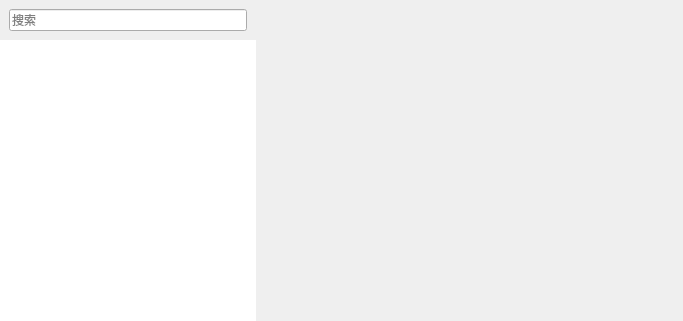
<?xml version="1.0" encoding="UTF-8"?>
<ui version="4.0">
 <class>GroupsMgrPage</class>
 <widget class="QWidget" name="GroupsMgrPage">
  <property name="geometry">
   <rect>
    <x>0</x>
    <y>0</y>
    <width>683</width>
    <height>321</height>
   </rect>
  </property>
  <property name="styleSheet">
   <string notr="true"/>
  </property>
  <layout class="QHBoxLayout" name="horizontalLayout">
   <property name="spacing">
    <number>0</number>
   </property>
   <property name="leftMargin">
    <number>0</number>
   </property>
   <property name="topMargin">
    <number>0</number>
   </property>
   <property name="rightMargin">
    <number>0</number>
   </property>
   <property name="bottomMargin">
    <number>0</number>
   </property>
   <item>
    <widget class="QWidget" name="msgLeftBar" native="true">
     <property name="sizePolicy">
      <sizepolicy hsizetype="Fixed" vsizetype="Preferred">
       <horstretch>0</horstretch>
       <verstretch>0</verstretch>
      </sizepolicy>
     </property>
     <layout class="QVBoxLayout" name="verticalLayout">
      <property name="spacing">
       <number>0</number>
      </property>
      <property name="leftMargin">
       <number>0</number>
      </property>
      <property name="topMargin">
       <number>0</number>
      </property>
      <property name="rightMargin">
       <number>0</number>
      </property>
      <property name="bottomMargin">
       <number>0</number>
      </property>
      <item>
       <widget class="QWidget" name="gSearchWidget" native="true">
        <property name="sizePolicy">
         <sizepolicy hsizetype="Preferred" vsizetype="Fixed">
          <horstretch>0</horstretch>
          <verstretch>0</verstretch>
         </sizepolicy>
        </property>
        <layout class="QHBoxLayout" name="leftTopBarLayout">
         <item>
          <widget class="CRLineEdit" name="searchEdt">
           <property name="sizePolicy">
            <sizepolicy hsizetype="Expanding" vsizetype="Expanding">
             <horstretch>0</horstretch>
             <verstretch>0</verstretch>
            </sizepolicy>
           </property>
           <property name="placeholderText">
            <string>搜索</string>
           </property>
          </widget>
         </item>
        </layout>
       </widget>
      </item>
      <item>
       <widget class="QListWidget" name="groupList">
        <property name="frameShape">
         <enum>QFrame::NoFrame</enum>
        </property>
        <property name="lineWidth">
         <number>0</number>
        </property>
        <property name="editTriggers">
         <set>QAbstractItemView::NoEditTriggers</set>
        </property>
        <property name="selectionMode">
         <enum>QAbstractItemView::SingleSelection</enum>
        </property>
       </widget>
      </item>
     </layout>
    </widget>
   </item>
   <item>
    <widget class="QWidget" name="clientArea" native="true">
     <layout class="QVBoxLayout" name="clientLayout">
      <property name="spacing">
       <number>0</number>
      </property>
      <property name="leftMargin">
       <number>0</number>
      </property>
      <property name="topMargin">
       <number>0</number>
      </property>
      <property name="rightMargin">
       <number>0</number>
      </property>
      <property name="bottomMargin">
       <number>0</number>
      </property>
      <item>
       <widget class="CRDialogBtns" name="crDlgBtns" native="true"/>
      </item>
      <item>
       <widget class="QWidget" name="defaultPage" native="true">
        <layout class="QVBoxLayout" name="verticalLayout_2">
         <property name="spacing">
          <number>0</number>
         </property>
         <property name="leftMargin">
          <number>0</number>
         </property>
         <property name="topMargin">
          <number>0</number>
         </property>
         <property name="rightMargin">
          <number>0</number>
         </property>
         <property name="bottomMargin">
          <number>0</number>
         </property>
         <item>
          <spacer name="verticalSpacer_2">
           <property name="orientation">
            <enum>Qt::Vertical</enum>
           </property>
           <property name="sizeHint" stdset="0">
            <size>
             <width>20</width>
             <height>40</height>
            </size>
           </property>
          </spacer>
         </item>
         <item>
          <widget class="QLabel" name="lbNoGroups"/>
         </item>
         <item>
          <spacer name="verticalSpacer">
           <property name="orientation">
            <enum>Qt::Vertical</enum>
           </property>
           <property name="sizeHint" stdset="0">
            <size>
             <width>20</width>
             <height>151</height>
            </size>
           </property>
          </spacer>
         </item>
        </layout>
       </widget>
      </item>
      <item>
       <widget class="GroupDetailWidget" name="detailPage" native="true"/>
      </item>
     </layout>
    </widget>
   </item>
  </layout>
 </widget>
 <customwidgets>
  <customwidget>
   <class>CRLineEdit</class>
   <extends>QLineEdit</extends>
   <header location="global">CRLineEdit.h</header>
  </customwidget>
  <customwidget>
   <class>CRDialogBtns</class>
   <extends>QWidget</extends>
   <header location="global">CRDialogBtns.h</header>
   <container>1</container>
  </customwidget>
  <customwidget>
   <class>GroupDetailWidget</class>
   <extends>QWidget</extends>
   <header>GroupDetailWidget.h</header>
   <container>1</container>
  </customwidget>
 </customwidgets>
 <resources>
  <include location="../CRIMSDKDemo.qrc"/>
 </resources>
 <connections/>
</ui>
